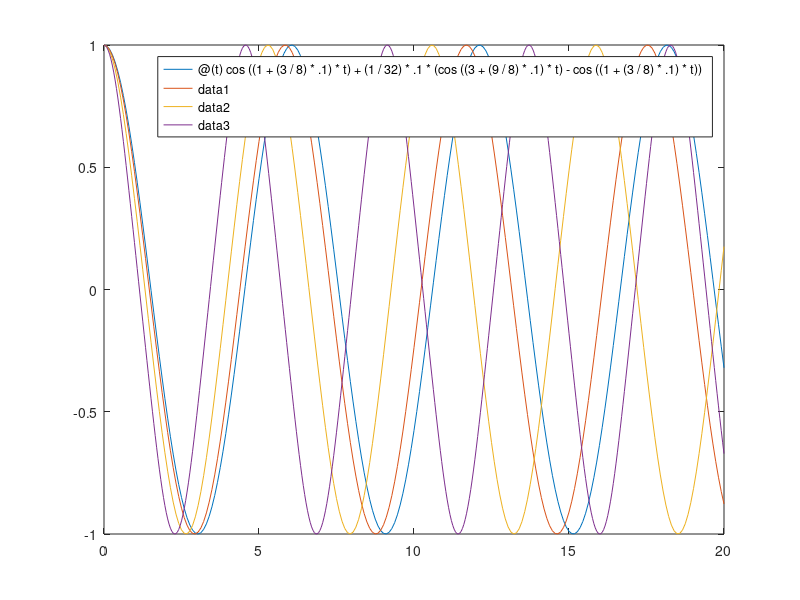

Here is the MATLAB script that generated this plot:
function e = oscillators()


fplot( @(t) cos((1+(3/8)*.1)*t) + (1/32)*.1*(cos((3+ (9/8)*.1)*t)-cos((1+(3/8)*.1)*t)), [0, 20])
hold on
fplot( @(t) cos((1+(3/8)*.2)*t) + (1/32)*.2*(cos((3+ (9/8)*.2)*t)-cos((1+(3/8)*.2)*t)), [0, 20])
hold on
fplot( @(t) cos((1+(3/8)*.5)*t) + (1/32)*.5*(cos((3+ (9/8)*.5)*t)-cos((1+(3/8)*.5)*t)), [0, 20])
hold on
fplot( @(t) cos((1+(3/8)*1)*t) + (1/32)*1*(cos((3+ (9/8)*1)*t)-cos((1+(3/8)*1)*t)), [0, 20])